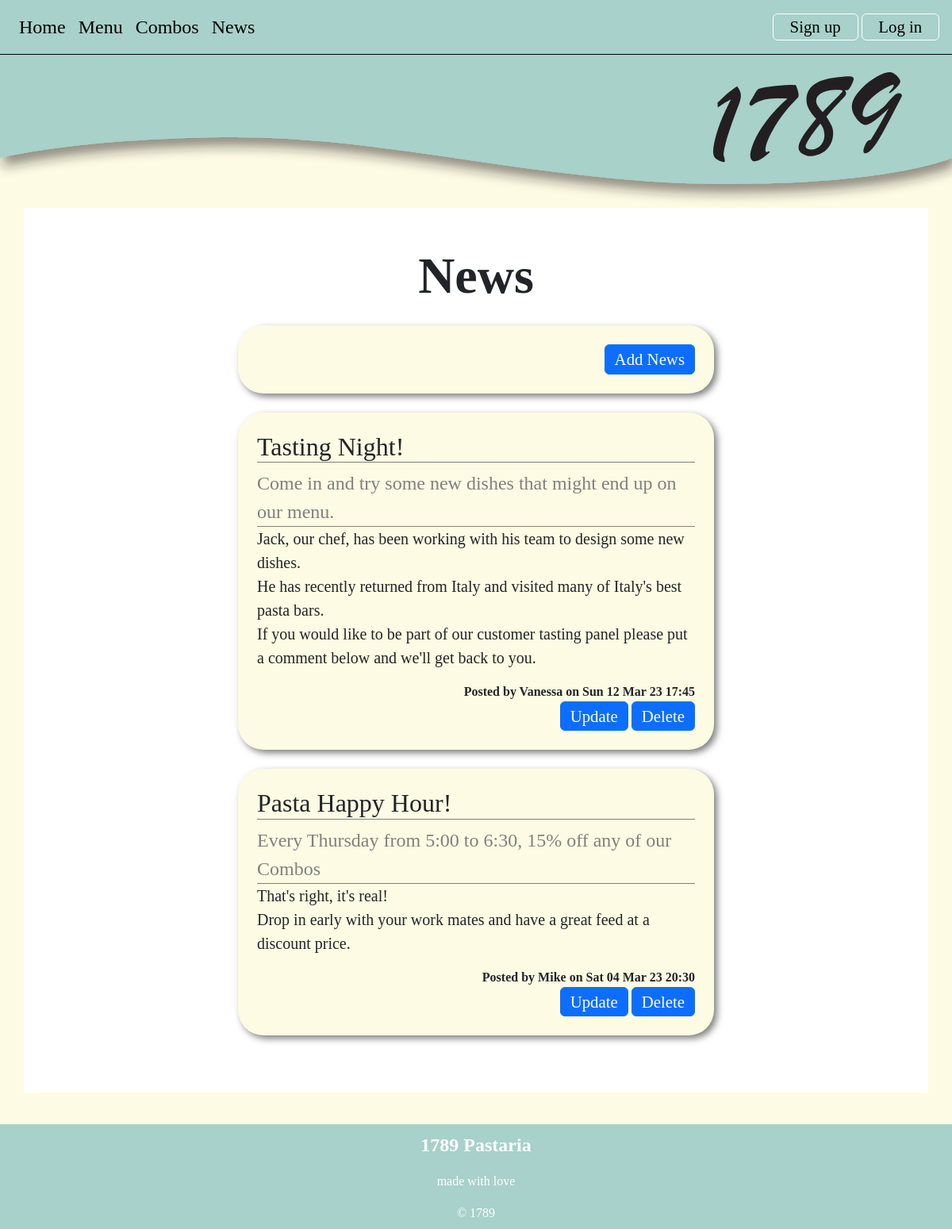
Page /news on the committed database.
### tables this page shows
CREATE TABLE news(
    news_id integer primary key autoincrement not null,
    title text not null unique,
    subtitle text not null unique,
    content text not null unique,
    newsdate date not null,
    member_id integer not null,
    foreign key(member_id) references member(member_id)
);

CREATE TABLE member(
    member_id integer primary key autoincrement not null,
    name text not null unique,
    email text not null unique,
    password text not null,
    authorisation integer not null
);

### server.py (the view)
@app.route('/news')
def news():
    sql = """select news.news_id, news.title, news.subtitle, news.content, news.newsdate, member.name
      from news
      join member on news.member_id= member.member_id
      order by news.newsdate desc;
      """
    result = run_search_query_tuples(sql, (), db_path, True)
    print(result)
    return render_template("news.html", news=result)

### db_functions.py (called while the page is built)
def run_search_query_tuples(sql_query,values_tuple, file_path, rowfactory=False):
    result = None
    try:
        db = sqlite3.connect(file_path)
        if rowfactory:
            db.row_factory = sqlite3.Row
        cursor = db.cursor()
        cursor.execute(sql_query,values_tuple)
        result = cursor.fetchall()
        cursor.close()
    except sqlite3.Error as error:
        print("Error running search query tuples: {}".format(error))
        return None
    db.close()
    if result is None:
        print("No search values were found")
    return result

### server.py (called while the page is built)
@app.template_filter()
def news_date(sqlite_dt):
    x = datetime.strptime(sqlite_dt, '%Y-%m-%d %H:%M:%S')
    return x.strftime("%a %d %b %y %H:%M")

### templates/news.html (shortened to what this page needs)
{% extends "layout.html" %}
{% block banner %}
static/images/small_banner.svg
{% endblock %}
{% block content %}
<div class="container-lg py-sm-5 py-1">
     <h1> News</h1>
    <div class="news p-4 my-4 text-end">
        <a class="btn btn-primary" href="{{ url_for('news_cud', id=0, task='add') }}">Add News</a>
    </div>
    {% for row in news %}
    <div class="news p-4 my-4">
    <h2>{{row['title']}}</h2>
        <div class="subtitle"> {{ row['subtitle'] }} </div>
        <p class="news-text"> {{ row['content'] | replace("\n", "<br>") | safe }} </p>
        <div class="news-meta"> Posted by {{ row['name'] }} on {{row['newsdate'] | news_date }}</div>
        <div class="news-meta">
            <a class="btn btn-primary" href="{{ url_for('news_cud', id=row['news_id'], task='update') }}">Update</a>
            <a class="btn btn-primary" href="{{ url_for('news_cud', id=row['news_id'], task='delete') }}">Delete</a>
        </div>
    </div>
    {% endfor %}
</div>
{% endblock %}

### templates/layout.html (shortened to what this page needs)
<!DOCTYPE html>
<html lang="en">
<head>
<link href="https://cdn.jsdelivr.net/npm/bootstrap@5.2.3/dist/css/bootstrap.min.css" rel="stylesheet">
<link rel="stylesheet" href="static/styles.css">
</head>
<body>
 <div class="container-fluid">
     <nav class="navbar navbar-expand-lg px-3 py-2">
    <div class="collapse navbar-collapse" id="collapsibleNavbar">
      <ul class="navbar-nav">
        <li class="nav-item">
          <a class="nav-link" href="{{ url_for('index') }}">Home</a>
        </li>
        <li class="nav-item">
          <a class="nav-link" href="{{ url_for('menu') }}">Menu</a>
        </li>
        <li class="nav-item">
          <a class="nav-link" href="{{ url_for('combos') }}">Combos</a>
        </li>
        <li class="nav-item">
            <a class="nav-link" href="{{ url_for('news') }}">News</a>
        </li>
      </ul>
<div class="ms-auto">
     <a class="nav-link btn btn-outline" href="{{ url_for('signup') }}">Sign up</a>
    <a class="nav-link btn btn-outline" href="">Log in</a></div>
    </div>
</nav>
    <img class="img-fluid" src="{% block banner %}{% endblock %}">
</div>
{% block content %}
 {% endblock %}
<footer class="container-fluid footer-content">
        <p> 1789 Pastaria</p>
        <p>made with love</p>
        <div>&copy; 1789</div>
</footer>
</body>
</html>

### static/styles.css (style rules this page uses)
:root { --brand-paper: rgb(253,251,227); --brand-green: rgb(167,209,202); --brand-green-pale: rgb(223,237,224); }
body { font-family: 'Cormorant Garamond', serif; font-size: 100%; background-color: var(--brand-paper); margin:0; }
h1 { font-size: 4em; text-align: center; font-weight: 600; margin: 0; }
h2 { border-bottom: 1px solid gray; }
.container-fluid { border: 0px solid blue; padding:0; }
.container-lg { border: 0px solid pink; background-color: rgb(255,255,255); overflow: auto; margin-bottom: 2.5em; }
.subtitle { font-size: 1.5em; border-bottom: 1px solid gray; color: gray; }
.news { max-width: 600px; margin: auto; background-color: var(--brand-paper); border-radius: 2em; filter: drop-shadow(0.25em 0.25em 0.25em rgba(0,0,0,0.5)); }
.news-text { font-size: 1.25em; }
.news-meta { text-align: end; font-weight: bold; }
.footer-content { background-color: var(--brand-green); text-align: center; padding: 0.5em 0 0.5em 0; color:white; }
.footer-content p:first-child { font-weight: 600; font-size: 1.5em; }
.navbar { background-color: var(--brand-green); border-bottom: 1px solid black; }
.nav-link { font-size: 1.5em; color:black; }
nav .btn-outline { display: inline-block; }
.btn-outline { border: 1px solid white; padding: 0 1em; }
.btn { font-size: 1.3em; --bs-btn-padding-y:0.1em; }

### rows in the picture
news: title "Tasting Night!", subtitle "Come in and try some new dishes that might end up on our menu.", content "Jack, our chef, has been working with his team to design some new dishes. He has recently returned from Italy and visited many of Italy's best pasta bars. If you would like to be part of our customer tasting panel please put a comment below and we'll get back to you.", name "Vanessa", newsdate|news_date "Sun 12 Mar 23 17:45"
news: title "Pasta Happy Hour!", subtitle "Every Thursday from 5:00 to 6:30, 15% off any of our Combos", content "That's right, it's real! Drop in early with your work mates and have a great feed at a discount price.", name "Mike", newsdate|news_date "Sat 04 Mar 23 20:30"
